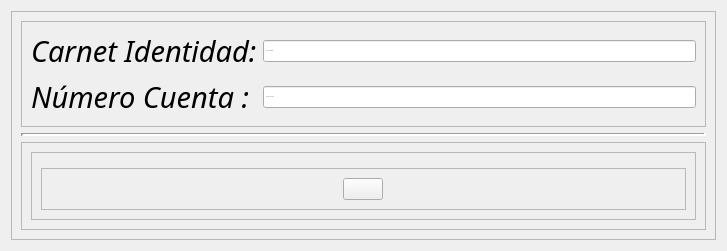
                  <widget class="QWidget" name="pagina_borar_cuenta">
                   <property name="styleSheet">
                    <string notr="true"/>
                   </property>
                   <layout class="QVBoxLayout" name="verticalLayout_11">
                    <item>
                     <widget class="QFrame" name="frame_6">
                      <property name="frameShape">
                       <enum>QFrame::StyledPanel</enum>
                      </property>
                      <property name="frameShadow">
                       <enum>QFrame::Raised</enum>
                      </property>
                      <layout class="QVBoxLayout" name="verticalLayout_15">
                       <item>
                        <widget class="QFrame" name="frame_11">
                         <property name="frameShape">
                          <enum>QFrame::StyledPanel</enum>
                         </property>
                         <property name="frameShadow">
                          <enum>QFrame::Raised</enum>
                         </property>
                         <layout class="QVBoxLayout" name="verticalLayout_13">
                          <item>
                           <layout class="QVBoxLayout" name="verticalLayout_10">
                            <item>
                             <layout class="QHBoxLayout" name="horizontalLayout_14">
                              <item>
                               <widget class="QLabel" name="label_10">
                                <property name="font">
                                 <font>
                                  <family>Roboto Bk</family>
                                  <pointsize>22</pointsize>
                                  <weight>50</weight>
                                  <italic>true</italic>
                                  <bold>false</bold>
                                 </font>
                                </property>
                                <property name="cursor">
                                 <cursorShape>PointingHandCursor</cursorShape>
                                </property>
                                <property name="text">
                                 <string>Carnet Identidad:</string>
                                </property>
                               </widget>
                              </item>
                              <item>
                               <widget class="QLineEdit" name="dos_lineEdit_1">
                                <property name="font">
                                 <font>
                                  <pointsize>-1</pointsize>
                                 </font>
                                </property>
                                <property name="inputMask">
                                 <string/>
                                </property>
                                <property name="placeholderText">
                                 <string>Carnet Identidad :</string>
                                </property>
                                <property name="cursorMoveStyle">
                                 <enum>Qt::VisualMoveStyle</enum>
                                </property>
                               </widget>
                              </item>
                             </layout>
                            </item>
                            <item>
                             <layout class="QHBoxLayout" name="horizontalLayout_15">
                              <item>
                               <widget class="QLabel" name="label_9">
                                <property name="font">
                                 <font>
                                  <family>Roboto Bk</family>
                                  <pointsize>22</pointsize>
                                  <weight>50</weight>
                                  <italic>true</italic>
                                  <bold>false</bold>
                                 </font>
                                </property>
                                <property name="cursor">
                                 <cursorShape>PointingHandCursor</cursorShape>
                                </property>
                                <property name="text">
                                 <string>Número Cuenta : </string>
                                </property>
                               </widget>
                              </item>
                              <item>
                               <widget class="QLineEdit" name="dos_lineEdit_2">
                                <property name="font">
                                 <font>
                                  <pointsize>-1</pointsize>
                                 </font>
                                </property>
                                <property name="inputMask">
                                 <string/>
                                </property>
                                <property name="placeholderText">
                                 <string>Número de cuenta :</string>
                                </property>
                                <property name="cursorMoveStyle">
                                 <enum>Qt::VisualMoveStyle</enum>
                                </property>
                               </widget>
                              </item>
                             </layout>
                            </item>
                           </layout>
                          </item>
                         </layout>
                        </widget>
                       </item>
                       <item>
                        <widget class="Line" name="line">
                         <property name="lineWidth">
                          <number>3</number>
                         </property>
                         <property name="orientation">
                          <enum>Qt::Horizontal</enum>
                         </property>
                        </widget>
                       </item>
                       <item>
                        <widget class="QFrame" name="frame_7">
                         <property name="frameShape">
                          <enum>QFrame::StyledPanel</enum>
                         </property>
                         <property name="frameShadow">
                          <enum>QFrame::Raised</enum>
                         </property>
                         <layout class="QVBoxLayout" name="verticalLayout_12">
                          <item>
                           <widget class="QFrame" name="frame_8">
                            <property name="frameShape">
                             <enum>QFrame::StyledPanel</enum>
                            </property>
                            <property name="frameShadow">
                             <enum>QFrame::Raised</enum>
                            </property>
                            <layout class="QVBoxLayout" name="verticalLayout_14">
                             <item>
                              <widget class="QFrame" name="frame_10">
                               <property name="frameShape">
                                <enum>QFrame::StyledPanel</enum>
                               </property>
                               <property name="frameShadow">
                                <enum>QFrame::Raised</enum>
                               </property>
                              </widget>
                             </item>
                             <item>
                              <widget class="QFrame" name="frame_9">
                               <property name="frameShape">
                                <enum>QFrame::StyledPanel</enum>
                               </property>
                               <property name="frameShadow">
                                <enum>QFrame::Raised</enum>
                               </property>
                               <layout class="QHBoxLayout" name="horizontalLayout_16">
                                <item>
                                 <spacer name="horizontalSpacer_8">
                                  <property name="orientation">
                                   <enum>Qt::Horizontal</enum>
                                  </property>
                                  <property name="sizeHint" stdset="0">
                                   <size>
                                    <width>292</width>
                                    <height>20</height>
                                   </size>
                                  </property>
                                 </spacer>
                                </item>
                                <item>
                                 <widget class="QPushButton" name="pushButton_2">
                                  <property name="cursor">
                                   <cursorShape>PointingHandCursor</cursorShape>
                                  </property>
                                  <property name="text">
                                   <string/>
                                  </property>
                                  <property name="icon">
                                   <iconset resource="helpers.qrc">
                                    <normaloff>:/img (13).png</normaloff>:/img (13).png</iconset>
                                  </property>
                                  <property name="iconSize">
                                   <size>
                                    <width>70</width>
                                    <height>70</height>
                                   </size>
                                  </property>
                                 </widget>
                                </item>
                                <item>
                                 <spacer name="horizontalSpacer_9">
                                  <property name="orientation">
                                   <enum>Qt::Horizontal</enum>
                                  </property>
                                  <property name="sizeHint" stdset="0">
                                   <size>
                                    <width>293</width>
                                    <height>20</height>
                                   </size>
                                  </property>
                                 </spacer>
                                </item>
                               </layout>
                              </widget>
                             </item>
                            </layout>
                           </widget>
                          </item>
                         </layout>
                        </widget>
                       </item>
                      </layout>
                     </widget>
                    </item>
                   </layout>
                  </widget>
